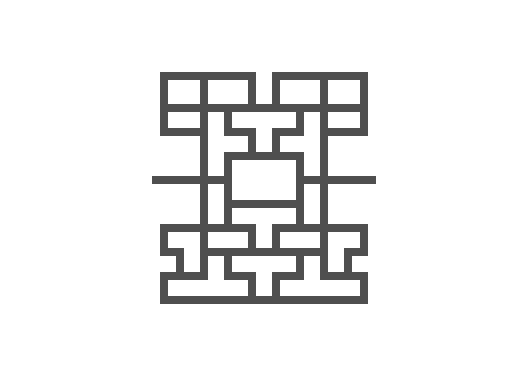
#> input picture beegee747/src/assets/design/sprites/maze_path.png, 512 x 384 px, found by its file name
$ python tile_maze_path.py
#> lines starting #> are read from the running program, lines starting #| are printed output that depends on the picture
from PIL import Image, ImageDraw
import os
import shutil
import hashlib

def chop_and_deduplicate_tiles(source_dir, file_name, tile_width=8, tile_height=8, h_pitch=8, v_pitch=8, tiles_x=28, tiles_y=31, start_x=152, start_y=64):
    """
    Chops an image into tiles with specified width, height, and pitch,
    deduplicates the tiles based on their content, saves unique tiles, and generates a CSV map and review image.

    Args:
        source_dir (str): Path to the source directory.
        file_name (str): Name of the source image file.
        tile_width (int): Width of each tile (default: 8).
        tile_height (int): Height of each tile (default: 8).
        h_pitch (int): Horizontal pitch between tiles (default: 8).
        v_pitch (int): Vertical pitch between tiles (default: 8).
        tiles_x (int): Number of tiles horizontally.
        tiles_y (int): Number of tiles vertically.
        start_x (int): Starting x-coordinate of the grid.
        start_y (int): Starting y-coordinate of the grid.
    """
#> called with source_dir = 'beegee747/src/assets/design/sprites', file_name = 'maze_path.png', tile_width = 8, tile_height = 8, h_pitch = 8, v_pitch = 8, tiles_x = 28, tiles_y = 31
    source_path = os.path.join(source_dir, file_name)
    target_dir = os.path.join(source_dir, os.path.splitext(file_name)[0])

    # Delete and recreate the target directory
    if os.path.exists(target_dir):
        shutil.rmtree(target_dir)
    os.makedirs(target_dir)

    # Open the source image
    img = Image.open(source_path)
#> img is the input picture: PIL image 512x384 RGBA; mean R, G, B, A 7.7, 7.7, 7.7, 24.9

    # Crop the image to the grid area starting at (start_x, start_y)
    crop_width = tiles_x * h_pitch
    crop_height = tiles_y * v_pitch
    cropped_img = img.crop((start_x, start_y, start_x + crop_width, start_y + crop_height))
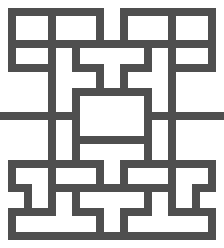
#> cropped_img: PIL image 224x248 RGBA; mean R, G, B, A 27.3, 27.3, 27.3, 88.1; transparent parts drawn white

    # Store unique tiles and their hashes
    unique_tiles = {}
    tile_map = []  # To store the CSV map data
    tile_count = 0

    for row in range(tiles_y):
        row_tiles = []
        for col in range(tiles_x):
            # Calculate tile position within the cropped image
            x = col * h_pitch
            y = row * v_pitch
            tile = cropped_img.crop((x, y, x + tile_width, y + tile_height))

            # Generate a hash for the tile
            tile_hash = hashlib.md5(tile.tobytes()).hexdigest()

            # Check if the tile is unique
            if tile_hash not in unique_tiles:
                # Save the unique tile
                output_path = os.path.join(target_dir, f"tile_{tile_count:02}.png")
                tile.save(output_path)
                unique_tiles[tile_hash] = tile_count
                tile_count += 1

            # Add the tile index (padded) to the row
            row_tiles.append(f"{unique_tiles[tile_hash]:02}")

        # Append the row data to the map
        tile_map.append(",".join(row_tiles))
#> after the loop, tile_count = 2; tile_map = 31 items; unique_tiles = {'348a9791dc41b89796ec3808b5b5262f': 0, 'b060b3db7109e6d1a00d663f46cbf0f6': 1}

    # Save the map to a CSV file
    save_csv_map(tile_map, os.path.join(target_dir, f"{os.path.splitext(file_name)[0]}.csv"))

    # Generate a review image of unique tiles
    generate_review_image(unique_tiles, target_dir, tile_width, tile_height, columns=8)

def save_csv_map(tile_map, output_path):
    """
    Saves the tile map to a CSV file.

    Args:
        tile_map (list): List of rows containing tile indices.
        output_path (str): Path to the output CSV file.
    """
    with open(output_path, "w") as csv_file:
        csv_file.write("\n".join(tile_map))
    print(f"Saved CSV map to {output_path}")

def generate_review_image(unique_tiles, target_dir, tile_width, tile_height, columns=8):
    """
    Generates a single image containing all unique tiles for review.

    Args:
        unique_tiles (dict): Dictionary of unique tiles with their indices.
        target_dir (str): Directory where the review image will be saved.
        tile_width (int): Width of each tile.
        tile_height (int): Height of each tile.
        columns (int): Number of columns in the review image.
    """
#> called with tile_width = 8, tile_height = 8, columns = 8
    rows = (len(unique_tiles) + columns - 1) // columns  # Calculate required rows
#> rows = 1
    review_img = Image.new("RGBA", (columns * tile_width, rows * tile_height))

    for index, tile_file in enumerate(sorted(unique_tiles.values())):
        tile_path = os.path.join(target_dir, f"tile_{tile_file:02}.png")
        tile = Image.open(tile_path)
        col = index % columns
#> col = 0
        row = index // columns
#> row = 0
        review_img.paste(tile, (col * tile_width, row * tile_height))

    review_img_path = os.path.join(target_dir, "review_image.png")
    review_img.save(review_img_path)
    print(f"Saved review image to {review_img_path}")

# Example usage
chop_and_deduplicate_tiles("beegee747/src/assets/design/sprites", "maze_path.png")
